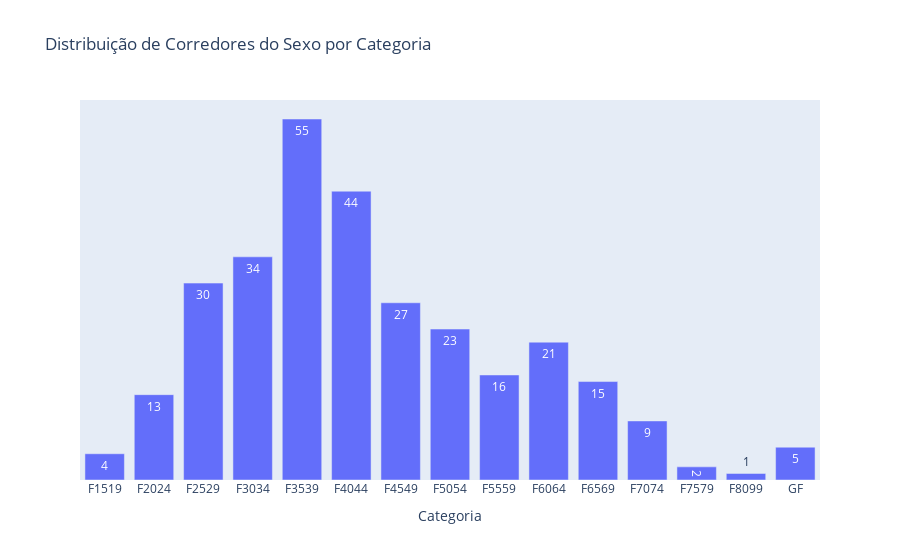
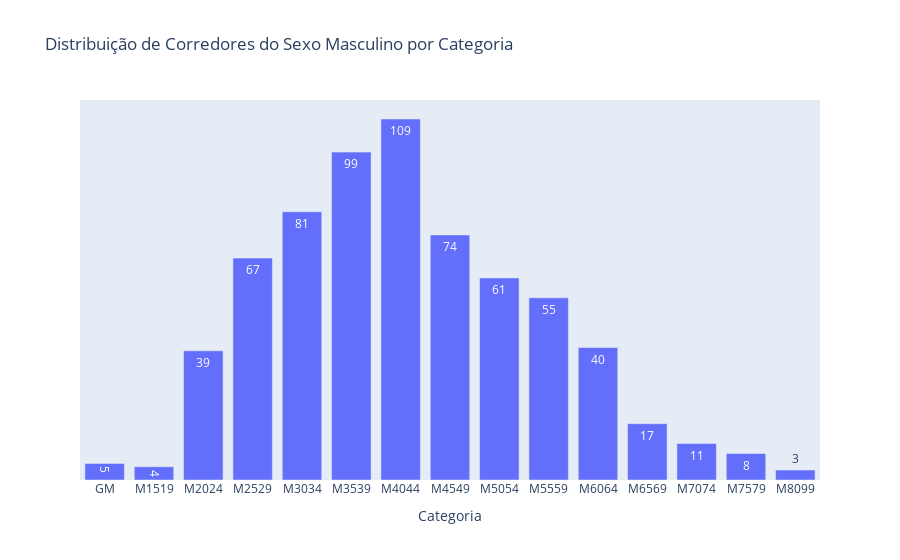

The code cell stored with these charts, in order, in its notebook:
### Markdown cell above
* 31% dos participantes tem entre 35 e 44 anos.
* A moda dos participantes é de 35 a 39 anos.
* Vemos claramente uma distribuição assimétrica a direita, portanto temos mais valores a esquerda do que a direita, formando essa cauda a direita. Temos mais participantes jovens do que velhos.

### Code cell
dados_corrida_mulheres = dados_corrida.query("Sx == 'Feminino'")

dados_agrupados_mulheres_por_categoria = dados_corrida_mulheres.groupby("Cat").count()["Num"].reset_index()

figura = px.bar(
    dados_agrupados_mulheres_por_categoria,
    x = "Cat",
    y = 'Num',
    text = 'Num',
    title = 'Distribuição de Corredores do Sexo por Categoria'


)
figura.update_layout(xaxis_title = 'Categoria',
    yaxis=dict(
        showticklabels=False,
        visible=False
    )
)

figura.show()

dados_corrida_homens = dados_corrida.query("Sx == 'Masculino'")

dados_agrupados_homens_por_categoria = dados_corrida_homens.groupby("Cat").count()["Num"].reset_index()

figura = px.bar(
    dados_agrupados_homens_por_categoria,
    x = "Cat",
    y = 'Num',
    text = 'Num',
    title = 'Distribuição de Corredores do Sexo Masculino por Categoria'


)
figura.update_layout(xaxis_title = 'Categoria',
    yaxis=dict(
        showticklabels=False,
        visible=False
    )
)

figura.show()

### Figure 1 — Plotly figure (JSON) as saved in the notebook; plotly's stock layout.template omitted (floating-point values rounded to 4 significant figures)
{"data": [{"alignmentgroup": "True", "hovertemplate": "Cat=%{x}<br>Num=%{text}<extra></extra>", "legendgroup": "", "marker": {"color": "#636efa", "pattern": {"shape": ""}}, "name": "", "offsetgroup": "", "orientation": "v", "showlegend": false, "text": [4, 13, 30, 34, 55, 44, 27, 23, 16, 21, 15, 9, 2, 1, 5], "textposition": "auto", "type": "bar", "x": ["F1519", "F2024", "F2529", "F3034", "F3539", "F4044", "F4549", "F5054", "F5559", "F6064", "F6569", "F7074", "F7579", "F8099", "GF"], "xaxis": "x", "y": [4, 13, 30, 34, 55, 44, 27, 23, 16, 21, 15, 9, 2, 1, 5], "yaxis": "y"}], "layout": {"barmode": "relative", "legend": {"tracegroupgap": 0}, "title": {"text": "Distribuição de Corredores do Sexo por Categoria"}, "xaxis": {"anchor": "y", "domain": [0, 1], "title": {"text": "Categoria"}}, "yaxis": {"anchor": "x", "domain": [0, 1], "showticklabels": false, "title": {"text": "Num"}, "visible": false}}}

### Figure 2 — Plotly figure (JSON) as saved in the notebook; plotly's stock layout.template omitted (floating-point values rounded to 4 significant figures)
{"data": [{"alignmentgroup": "True", "hovertemplate": "Cat=%{x}<br>Num=%{text}<extra></extra>", "legendgroup": "", "marker": {"color": "#636efa", "pattern": {"shape": ""}}, "name": "", "offsetgroup": "", "orientation": "v", "showlegend": false, "text": [5, 4, 39, 67, 81, 99, 109, 74, 61, 55, 40, 17, 11, 8, 3], "textposition": "auto", "type": "bar", "x": ["GM", "M1519", "M2024", "M2529", "M3034", "M3539", "M4044", "M4549", "M5054", "M5559", "M6064", "M6569", "M7074", "M7579", "M8099"], "xaxis": "x", "y": [5, 4, 39, 67, 81, 99, 109, 74, 61, 55, 40, 17, 11, 8, 3], "yaxis": "y"}], "layout": {"barmode": "relative", "legend": {"tracegroupgap": 0}, "title": {"text": "Distribuição de Corredores do Sexo Masculino por Categoria"}, "xaxis": {"anchor": "y", "domain": [0, 1], "title": {"text": "Categoria"}}, "yaxis": {"anchor": "x", "domain": [0, 1], "showticklabels": false, "title": {"text": "Num"}, "visible": false}}}
